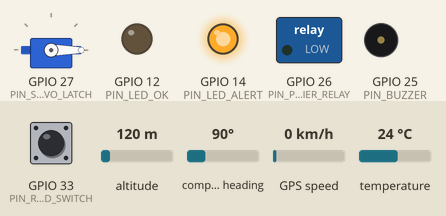
Bench run of a sketch on a simulated ESP32. Parts: servo, switched loads named in the sketch (green lamp = pin HIGH), output pins drawn as LEDs (lit = HIGH), buzzer (waves = sounding). The inputs (shaded band) are chosen by the test bench; at power-on: temperature 24 °C, GPIO 33 (PIN_REED_SWITCH) HIGH, altitude 120 m, compass heading 90°, GPS speed 0 km/h. WiFi joins after 1.5 s; servers stay silent unless stated; uploads are accepted with an empty reply; the GPS gets a fix after 3 s at 37.7749, -122.4194 with 8 satellites.

Above: at 29.2 s.
29.3 s: temperature set to 8.4 °C
At 30.86 s:
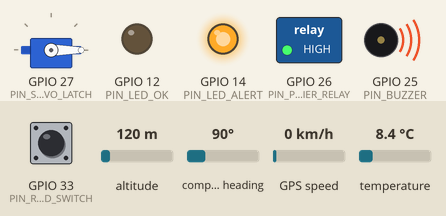
32.4 s: temperature set to 7.6 °C
At 46.2 s:
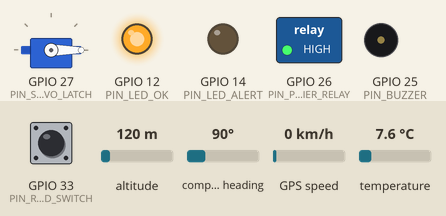
46.4 s: temperature set to 12 °C
At 62.1 s:
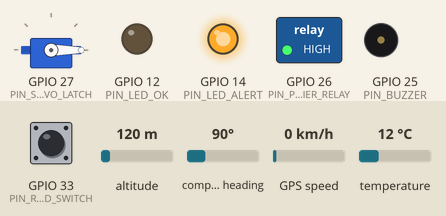
Timing chart, 0 to 63.6 s (numbered marks = the images above; inputs shaded):
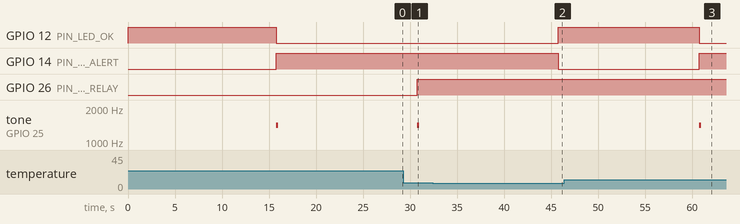

Measured:
- the behaviour switches between 8.1 and 8 °C on temperature (found by bisection; images 1 and 2)
- after the input at 32.4 s, GPIO 12 (PIN_LED_OK): LOW → HIGH after 13.4 s; GPIO 14 (PIN_LED_ALERT): HIGH → LOW after 13.4 s; tone on GPIO 25 (PIN_BUZZER): stays silent (without the input it goes to 1400 Hz after 13.4 s)
- after the input at 46.4 s, GPIO 12 (PIN_LED_OK): HIGH → LOW after 14.4 s; GPIO 14 (PIN_LED_ALERT): LOW → HIGH after 14.4 s; tone on GPIO 25 (PIN_BUZZER): silent → 1400 Hz after 14.4 s, → silent 0.20 s later

The sketch:

esp32_medtrack.ino
```cpp
#include <WiFi.h>
#include "config.h" // Copy from config.example.h and set local Wi-Fi + provisioned device API key
#include "drivers/DS18B20TempSensor.h"
#include "drivers/CoolingPolicyController.h"
#include "drivers/GpsNeo6mDriver.h"
#include "drivers/IDoorLock.h"
#include "drivers/ReedSwitchDriver.h"
#include "drivers/KeypadRfidDriver.h"
#include "drivers/LocalAlertDriver.h"
#include "network/BackendApiClient.h"

DS18B20TempSensor tempSensor(PIN_TEMP_ONEWIRE);
PeltierRelayDriver peltierDriver(PIN_PELTIER_RELAY);
CoolingPolicyController coolingPolicy(TEMP_MIN_C, TEMP_MAX_C, TEMP_HYSTERESIS_C, PELTIER_MIN_SWITCH_INTERVAL_MS);
GpsNeo6mDriver gpsDriver(2, PIN_GPS_RX, PIN_GPS_TX);
ServoLatchDriver doorLock(PIN_SERVO_LATCH);
ReedSwitchDriver reedSwitch(PIN_REED_SWITCH);
KeypadRfidDriver keypadInput;
LocalAlertDriver alertDriver(PIN_BUZZER, PIN_LED_OK, PIN_LED_ALERT);
BackendApiClient apiClient(BACKEND_BASE_URL, DEVICE_UID, DEVICE_API_KEY);

unsigned long lastTempMs = 0;
unsigned long lastGpsMs = 0;
unsigned long lastHeartbeatMs = 0;
unsigned long unlockStartedMs = 0;
String activeUnlockToken = "";

void ensureWifiConnected() {
  if (WiFi.status() == WL_CONNECTED) return;
  WiFi.begin(WIFI_SSID, WIFI_PASSWORD);
}

void setup() {
  Serial.begin(115200);
  tempSensor.begin();
  peltierDriver.begin();
  gpsDriver.begin(9600);
  doorLock.begin();
  reedSwitch.begin();
  alertDriver.begin();

  WiFi.mode(WIFI_STA);
  ensureWifiConnected();
}

void loop() {
  unsigned long now = millis();
  gpsDriver.poll();

  // 1. Auto-relock servo after configured unlock hold window
  if (doorLock.isUnlocked() && (now - unlockStartedMs > UNLOCK_HOLD_MS)) {
    doorLock.lock();
    activeUnlockToken = "";
  }

  // 2. Poll keypad OTP entry -> verify with backend -> actuate decoupled door lock
  String enteredOtp = keypadInput.pollOtpEntry();
  if (enteredOtp.length() == 6) {
    OtpVerifyResponse auth = apiClient.verifyOtp(enteredOtp);
    if (auth.authorized) {
      activeUnlockToken = auth.unlockToken;
      unlockStartedMs = now;
      doorLock.unlock();
      alertDriver.signalUnlockSuccess();
    } else {
      alertDriver.signalError();
    }
  }

  // 3. Poll magnetic reed switch for physical door open/close events
  int doorTransition = reedSwitch.pollTransition();
  if (doorTransition == 1) {
    apiClient.sendDoorEvent("door_opened", activeUnlockToken);
  } else if (doorTransition == -1) {
    apiClient.sendDoorEvent("door_closed", activeUnlockToken);
  }

  // 4. Periodic temperature reading + local hysteresis cooling policy + backend upload & policy sync
  if (now - lastTempMs >= TELEMETRY_INTERVAL_MS) {
    lastTempMs = now;
    TempReading reading = tempSensor.readCelsius();
    coolingPolicy.evaluateAndAct(reading.celsius, reading.valid, peltierDriver);
    alertDriver.setTemperatureAlarm(
      !reading.valid || reading.celsius > coolingPolicy.getMaxC() || reading.celsius < coolingPolicy.getMinC()
    );
    apiClient.sendTemperature(reading.celsius, !reading.valid, peltierDriver.isCooling(), &coolingPolicy);
  }

  // 5. Periodic GPS Neo-6M coordinate upload (also reports fixValid=false when GPS fix is lost)
  if (now - lastGpsMs >= GPS_INTERVAL_MS) {
    lastGpsMs = now;
    GpsFix fix = gpsDriver.getFix();
    if (fix.valid) {
      apiClient.sendGps(fix.latitude, fix.longitude, fix.speedKmh, fix.satellites, fix.hdop, true);
    } else {
      apiClient.sendGps(0.0, 0.0, 0.0, 0, 99.0, false);
    }
  }

  // 6. Periodic device heartbeat to report online health and pull updated thresholds
  if (now - lastHeartbeatMs >= HEARTBEAT_INTERVAL_MS) {
    lastHeartbeatMs = now;
    apiClient.sendHeartbeat(&coolingPolicy);
  }
}
```

BackendApiClient.h
```cpp
#ifndef BACKEND_API_CLIENT_H
#define BACKEND_API_CLIENT_H

#include <WiFi.h>
#include <HTTPClient.h>
#include <WiFiClientSecure.h>
#include <ArduinoJson.h>

#include "../drivers/CoolingPolicyController.h"

struct OtpVerifyResponse {
  bool authorized;
  String unlockToken;
};

// Transport-agnostic API client (REST/HTTPS initial layer; MQTT client can swap in cleanly)
class BackendApiClient {
private:
  String baseUrl;
  String deviceUid;
  String apiKey;

  int postJson(const String& path, const String& body, String& responseOut) {
    if (WiFi.status() != WL_CONNECTED) return -1;

    HTTPClient http;
    http.begin(baseUrl + path);
    http.addHeader("Content-Type", "application/json");
    http.addHeader("X-Device-Id", deviceUid);
    http.addHeader("X-Device-Key", apiKey);

    int code = http.POST(body);
    if (code > 0) {
      responseOut = http.getString();
    }
    http.end();
    return code;
  }

  void applyPolicyFromResponse(const String& resp, CoolingPolicyController* policyOut) {
    if (!policyOut || resp.length() == 0) return;
    StaticJsonDocument<512> resDoc;
    if (!deserializeJson(resDoc, resp) && resDoc.containsKey("coolingPolicy")) {
      JsonObject p = resDoc["coolingPolicy"];
      if (p.containsKey("targetMinC") && p.containsKey("targetMaxC")) {
        float minC = p["targetMinC"].as<float>();
        float maxC = p["targetMaxC"].as<float>();
        float hystC = p.containsKey("hysteresisC") ? p["hysteresisC"].as<float>() : 0.5f;
        policyOut->updateThresholds(minC, maxC, hystC);
      }
    }
  }

public:
  BackendApiClient(const char* url, const char* uid, const char* key)
    : baseUrl(url), deviceUid(uid), apiKey(key) {}

  bool sendTemperature(float tempC, bool sensorError, bool coolingActive, CoolingPolicyController* policyOut = nullptr) {
    StaticJsonDocument<256> doc;
    doc["sensorType"] = "temperature";
    if (!sensorError) doc["valueNumeric"] = tempC;
    doc["unit"] = "C";
    doc["sensorError"] = sensorError;
    doc["currentlyCooling"] = coolingActive;

    String payload, resp;
    serializeJson(doc, payload);
    int code = postJson("/sensors/readings", payload, resp);
    if (code >= 200 && code < 300) {
      applyPolicyFromResponse(resp, policyOut);
      return true;
    }
    return false;
  }

  bool sendHeartbeat(CoolingPolicyController* policyOut = nullptr) {
    String resp;
    int code = postJson("/devices/heartbeat", "{}", resp);
    if (code >= 200 && code < 300) {
      applyPolicyFromResponse(resp, policyOut);
      return true;
    }
    return false;
  }

  bool sendGps(double lat, double lng, double speedKmh, uint32_t sats, double hdop, bool fixValid) {
    StaticJsonDocument<256> doc;
    doc["latitude"] = lat;
    doc["longitude"] = lng;
    doc["speedKmh"] = speedKmh;
    doc["satellites"] = sats;
    doc["hdop"] = hdop;
    doc["fixValid"] = fixValid;

    String payload, resp;
    serializeJson(doc, payload);
    int code = postJson("/gps/update", payload, resp);
    return code >= 200 && code < 300;
  }

  OtpVerifyResponse verifyOtp(const String& otp) {
    StaticJsonDocument<128> doc;
    doc["otp"] = otp;
    String payload, resp;
    serializeJson(doc, payload);

    int code = postJson("/otp/verify", payload, resp);
    if (code == 200) {
      StaticJsonDocument<256> resDoc;
      if (!deserializeJson(resDoc, resp) && resDoc["unlockAuthorized"] == true) {
        return { true, resDoc["unlockToken"].as<String>() };
      }
    }
    return { false, "" };
  }

  bool sendDoorEvent(const char* eventType, const String& unlockToken) {
    StaticJsonDocument<192> doc;
    doc["eventType"] = eventType;
    if (unlockToken.length() > 0) doc["unlockToken"] = unlockToken;
    String payload, resp;
    serializeJson(doc, payload);
    int code = postJson("/access/door-event", payload, resp);
    return code >= 200 && code < 300;
  }
};

#endif
```

config.example.h
```cpp
#ifndef MEDTRACK_CONFIG_H
#define MEDTRACK_CONFIG_H

// Copy this file to config.h and populate with device-specific credentials.
// NEVER commit config.h to version control.

#define WIFI_SSID "YOUR_WIFI_SSID"
#define WIFI_PASSWORD "YOUR_WIFI_PASSWORD"

// Use HTTPS endpoint in production; set root CA certificate for TLS verification
#define BACKEND_BASE_URL "https://your-medtrack-domain.example/api/v1"
#define DEVICE_UID "MT-BOX-001"
#define DEVICE_API_KEY "REPLACE_WITH_PROVISIONED_DEVICE_API_KEY"

// Pin Configuration (ESP32-WROOM-32)
#define PIN_TEMP_ONEWIRE 4      // DS18B20 temperature probe (4.7k pull-up to 3.3V)
#define PIN_GPS_RX 16           // Neo-6M TX -> ESP32 RX2
#define PIN_GPS_TX 17           // Neo-6M RX -> ESP32 TX2
#define PIN_PELTIER_RELAY 26    // MOSFET/Opto-isolated Relay driver for 12V Peltier + Fan
#define PIN_SERVO_LATCH 27      // PWM signal for electronic door latch servo
#define PIN_REED_SWITCH 33      // Magnetic door reed switch (INPUT_PULLUP, active LOW closed)
#define PIN_BUZZER 25           // Piezo buzzer
#define PIN_LED_OK 12           // Green status LED
#define PIN_LED_ALERT 14        // Red alarm LED

// Configurable Thermal Control Policy (Prototype defaults: 4.0C - 8.0C)
#define TEMP_MIN_C 4.0f
#define TEMP_MAX_C 8.0f
#define TEMP_HYSTERESIS_C 0.5f
#define PELTIER_MIN_SWITCH_INTERVAL_MS 30000UL

// Telemetry Intervals
#define TELEMETRY_INTERVAL_MS 15000UL
#define GPS_INTERVAL_MS 10000UL
#define HEARTBEAT_INTERVAL_MS 30000UL
#define UNLOCK_HOLD_MS 15000UL

#endif
```

CoolingPolicyController.h
```cpp
#ifndef COOLING_POLICY_CONTROLLER_H
#define COOLING_POLICY_CONTROLLER_H

#include <Arduino.h>

class PeltierRelayDriver {
private:
  uint8_t controlPin;
  bool active = false;

public:
  explicit PeltierRelayDriver(uint8_t pin) : controlPin(pin) {}

  void begin() {
    pinMode(controlPin, OUTPUT);
    setCooling(false);
  }

  // Drives opto-isolated relay / logic-level MOSFET controlling 12V Peltier + heatsink fans
  void setCooling(bool enable) {
    active = enable;
    digitalWrite(controlPin, enable ? HIGH : LOW);
  }

  bool isCooling() const { return active; }
};

class CoolingPolicyController {
private:
  float minC;
  float maxC;
  float hysteresisC;
  unsigned long minSwitchIntervalMs;
  unsigned long lastSwitchMs = 0;

public:
  CoolingPolicyController(float minTemp, float maxTemp, float hyst, unsigned long minIntervalMs)
    : minC(minTemp), maxC(maxTemp), hysteresisC(hyst), minSwitchIntervalMs(minIntervalMs) {}

  void updateThresholds(float minTemp, float maxTemp, float hyst) {
    if (minTemp < maxTemp) {
      minC = minTemp;
      maxC = maxTemp;
      hysteresisC = hyst;
    }
  }

  void evaluateAndAct(float tempC, bool sensorValid, PeltierRelayDriver& driver) {
    unsigned long now = millis();
    if (!sensorValid) {
      // Fail-safe off on sensor fault
      if (driver.isCooling()) {
        driver.setCooling(false);
        lastSwitchMs = now;
      }
      return;
    }

    if (now - lastSwitchMs < minSwitchIntervalMs) {
      return; // Prevent rapid relay/Peltier thermal cycling
    }

    float turnOnAt = maxC - hysteresisC;
    float turnOffAt = minC + hysteresisC;

    if ((tempC > maxC || tempC >= turnOnAt) && !driver.isCooling()) {
      driver.setCooling(true);
      lastSwitchMs = now;
    } else if ((tempC < minC || tempC <= turnOffAt) && driver.isCooling()) {
      driver.setCooling(false);
      lastSwitchMs = now;
    }
  }

  float getMinC() const { return minC; }
  float getMaxC() const { return maxC; }
};

#endif
```

DS18B20TempSensor.h
```cpp
#ifndef DS18B20_TEMP_SENSOR_H
#define DS18B20_TEMP_SENSOR_H

#include <OneWire.h>
#include <DallasTemperature.h>
#include "ITempSensor.h"

class DS18B20TempSensor : public ITempSensor {
private:
  OneWire oneWire;
  DallasTemperature sensors;

public:
  explicit DS18B20TempSensor(uint8_t pin) : oneWire(pin), sensors(&oneWire) {}

  void begin() override {
    sensors.begin();
    sensors.setResolution(12);
  }

  TempReading readCelsius() override {
    sensors.requestTemperatures();
    float tempC = sensors.getTempCByIndex(0);

    // Reject disconnected (-127C) or power-on reset (85C) or out-of-range values
    if (tempC <= -100.0f || tempC == 85.0f || tempC > 125.0f || isnan(tempC)) {
      return { false, 0.0f, "DS18B20 sensor disconnected or invalid reading" };
    }
    return { true, tempC, nullptr };
  }
};

#endif
```

GpsNeo6mDriver.h
```cpp
#ifndef GPS_NEO6M_DRIVER_H
#define GPS_NEO6M_DRIVER_H

#include <HardwareSerial.h>
#include <TinyGPSPlus.h>

struct GpsFix {
  bool valid;
  double latitude;
  double longitude;
  double speedKmh;
  uint32_t satellites;
  double hdop;
};

class GpsNeo6mDriver {
private:
  HardwareSerial serialPort;
  TinyGPSPlus gps;
  uint8_t rxPin;
  uint8_t txPin;

public:
  GpsNeo6mDriver(uint8_t uartIndex, uint8_t rx, uint8_t tx)
    : serialPort(uartIndex), rxPin(rx), txPin(tx) {}

  void begin(unsigned long baud = 9600) {
    serialPort.begin(baud, SERIAL_8N1, rxPin, txPin);
  }

  void poll() {
    while (serialPort.available() > 0) {
      gps.encode(serialPort.read());
    }
  }

  GpsFix getFix() {
    bool valid = gps.location.isValid() && gps.location.age() < 15000;
    return {
      valid,
      valid ? gps.location.lat() : 0.0,
      valid ? gps.location.lng() : 0.0,
      gps.speed.isValid() ? gps.speed.kmph() : 0.0,
      gps.satellites.isValid() ? gps.satellites.value() : 0,
      gps.hdop.isValid() ? gps.hdop.hdop() : 99.9
    };
  }
};

#endif
```

IDoorLock.h
```cpp
#ifndef IDOOR_LOCK_H
#define IDOOR_LOCK_H

#include <ESP32Servo.h>

// Abstract door lock interface so solenoid or magnetic locks can replace Servo without changing OTP logic
class IDoorLock {
public:
  virtual ~IDoorLock() {}
  virtual void begin() = 0;
  virtual void unlock() = 0;
  virtual void lock() = 0;
  virtual bool isUnlocked() const = 0;
};

class ServoLatchDriver : public IDoorLock {
private:
  uint8_t servoPin;
  Servo latchServo;
  bool unlockedState = false;
  int lockedAngle;
  int unlockedAngle;

public:
  ServoLatchDriver(uint8_t pin, int lockedDeg = 0, int unlockedDeg = 90)
    : servoPin(pin), lockedAngle(lockedDeg), unlockedAngle(unlockedDeg) {}

  void begin() override {
    latchServo.attach(servoPin);
    lock();
  }

  void unlock() override {
    latchServo.write(unlockedAngle);
    unlockedState = true;
  }

  void lock() override {
    latchServo.write(lockedAngle);
    unlockedState = false;
  }

  bool isUnlocked() const override {
    return unlockedState;
  }
};

#endif
```

ITempSensor.h
```cpp
#ifndef ITEMP_SENSOR_H
#define ITEMP_SENSOR_H

struct TempReading {
  bool valid;
  float celsius;
  const char* errorReason;
};

// Abstract interface allowing DS18B20, SHT31, MAX31865, or dual probes to be swapped cleanly
class ITempSensor {
public:
  virtual ~ITempSensor() {}
  virtual void begin() = 0;
  virtual TempReading readCelsius() = 0;
};

#endif
```

KeypadRfidDriver.h
```cpp
#ifndef KEYPAD_RFID_DRIVER_H
#define KEYPAD_RFID_DRIVER_H

#include <Arduino.h>
#include <Keypad.h>

// Supports 4x4 matrix keypad OTP entry (and extensible for MFRC522 RFID UID authentication)
class KeypadRfidDriver {
private:
  static const byte ROWS = 4;
  static const byte COLS = 4;
  char keys[ROWS][COLS] = {
    {'1', '2', '3', 'A'},
    {'4', '5', '6', 'B'},
    {'7', '8', '9', 'C'},
    {'*', '0', '#', 'D'}
  };
  byte rowPins[ROWS] = {13, 18, 19, 21};
  byte colPins[COLS] = {22, 23, 32, 35};
  Keypad keypad;
  String buffer;

public:
  KeypadRfidDriver() : keypad(makeKeymap(keys), rowPins, colPins, ROWS, COLS) {}

  // Returns completed 6-digit OTP when '#' is pressed or 6 digits entered
  String pollOtpEntry() {
    char key = keypad.getKey();
    if (!key) return "";

    if (key == '*') {
      buffer = ""; // Clear entry
      return "";
    }
    if (key == '#') {
      if (buffer.length() == 6) {
        String code = buffer;
        buffer = "";
        return code;
      }
      buffer = "";
      return "";
    }
    if (key >= '0' && key <= '9' && buffer.length() < 6) {
      buffer += key;
    }
    return "";
  }
};

#endif
```

LocalAlertDriver.h
```cpp
#ifndef LOCAL_ALERT_DRIVER_H
#define LOCAL_ALERT_DRIVER_H

#include <Arduino.h>

class LocalAlertDriver {
private:
  uint8_t buzzerPin;
  uint8_t greenLedPin;
  uint8_t redLedPin;

public:
  LocalAlertDriver(uint8_t buzzer, uint8_t greenLed, uint8_t redLed)
    : buzzerPin(buzzer), greenLedPin(greenLed), redLedPin(redLed) {}

  void begin() {
    pinMode(buzzerPin, OUTPUT);
    pinMode(greenLedPin, OUTPUT);
    pinMode(redLedPin, OUTPUT);
    setNormal();
  }

  void setNormal() {
    digitalWrite(greenLedPin, HIGH);
    digitalWrite(redLedPin, LOW);
    digitalWrite(buzzerPin, LOW);
  }

  void signalUnlockSuccess() {
    digitalWrite(greenLedPin, HIGH);
    digitalWrite(redLedPin, LOW);
    tone(buzzerPin, 2000, 180);
  }

  void signalError() {
    digitalWrite(greenLedPin, LOW);
    digitalWrite(redLedPin, HIGH);
    tone(buzzerPin, 800, 350);
  }

  void setTemperatureAlarm(bool active) {
    digitalWrite(redLedPin, active ? HIGH : LOW);
    digitalWrite(greenLedPin, active ? LOW : HIGH);
    if (active) tone(buzzerPin, 1400, 200);
  }
};

#endif
```

ReedSwitchDriver.h
```cpp
#ifndef REED_SWITCH_DRIVER_H
#define REED_SWITCH_DRIVER_H

#include <Arduino.h>

class ReedSwitchDriver {
private:
  uint8_t pin;
  bool lastOpenState = false;
  unsigned long lastDebounceMs = 0;
  const unsigned long debounceMs = 60;

public:
  explicit ReedSwitchDriver(uint8_t switchPin) : pin(switchPin) {}

  void begin() {
    pinMode(pin, INPUT_PULLUP);
    // Active LOW when magnet is near (door closed); HIGH when door opened
    lastOpenState = (digitalRead(pin) == HIGH);
  }

  bool isDoorOpen() const {
    return lastOpenState;
  }

  // Returns 1 if door just opened, -1 if door just closed, 0 if unchanged
  int pollTransition() {
    bool currentOpen = (digitalRead(pin) == HIGH);
    unsigned long now = millis();
    if (currentOpen != lastOpenState && (now - lastDebounceMs) > debounceMs) {
      lastDebounceMs = now;
      lastOpenState = currentOpen;
      return currentOpen ? 1 : -1;
    }
    return 0;
  }
};

#endif
```
